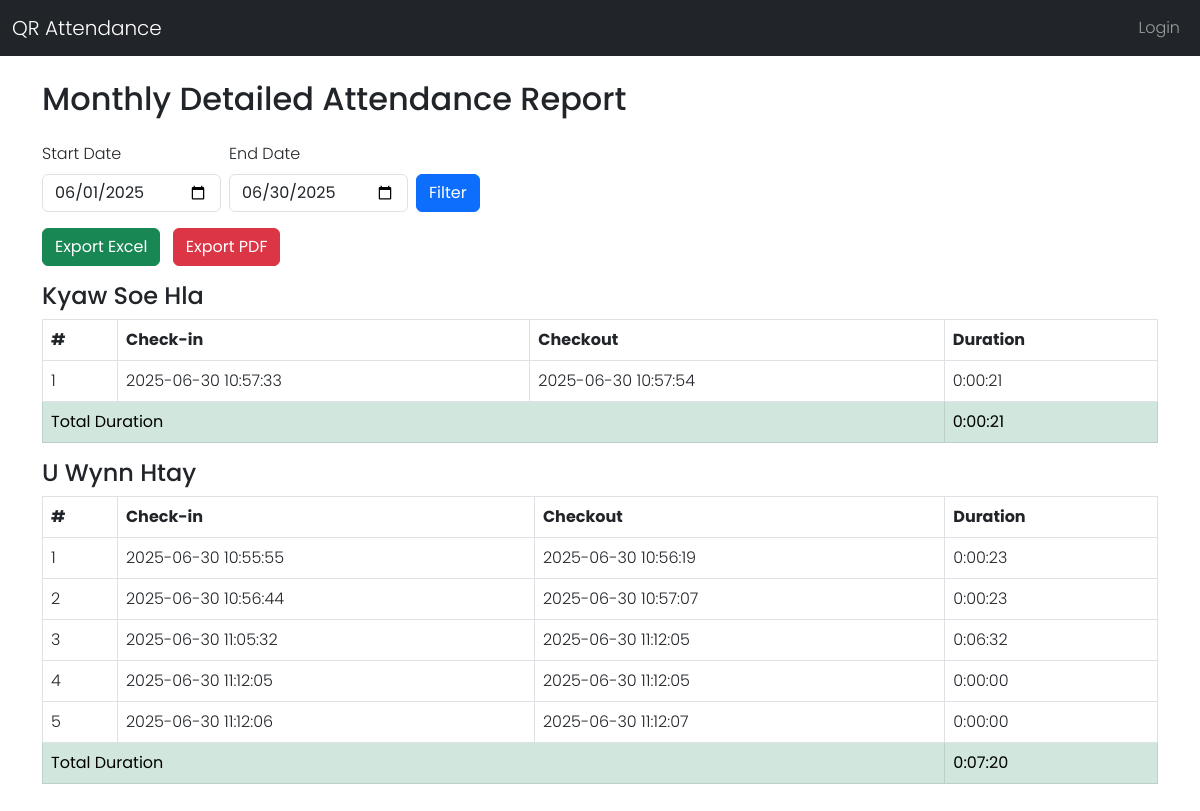
Before: /monthly-detailed-report/ with the older database file.
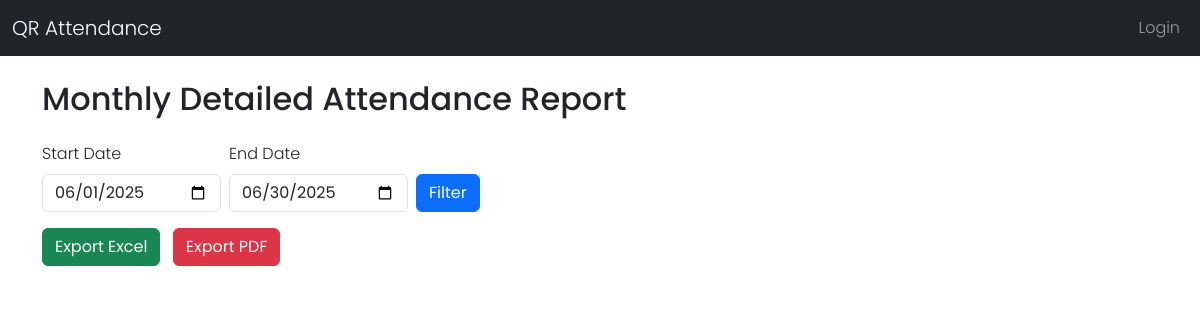
After: the same page with the newer database file.
### attendance/models.py (models this page shows, shortened)
class PersonProfile(models.Model):
    user = models.ForeignKey(User, on_delete=models.CASCADE)
    name = models.CharField(max_length=100)
    reg_no = models.CharField(max_length=50, unique=True)
    created_at = models.DateTimeField(auto_now_add=True)

class Attendance(models.Model):
    person = models.ForeignKey(PersonProfile, on_delete=models.CASCADE)
    date = models.DateField(auto_now_add=True,blank=True, null=True)
    timestamp = models.DateTimeField(auto_now_add=True)
    action = models.CharField(max_length=10, choices=[('in', 'Check-in'), ('out', 'Check-out')])

### attendance/views.py (the view)
# urls.py: path("monthly-detailed-report/", views.monthly_person_detailed_report, name="monthly_detailed_report"),
def monthly_person_detailed_report(request):
    today = timezone.now().date()
    first_day_of_month = today.replace(day=1)
    last_day_of_month = (first_day_of_month + timedelta(days=32)).replace(day=1) - timedelta(days=1)
    start_str = request.GET.get("start_date")
    end_str = request.GET.get("end_date")
    if start_str and end_str:
        try:
            start_date = parser.parse(start_str).date()
            end_date = parser.parse(end_str).date()
        except ValueError:
            start_date = first_day_of_month
            end_date = last_day_of_month
    else:
        start_date = first_day_of_month
        end_date = last_day_of_month
    records = Attendance.objects.filter(
        date__range=(start_date, end_date)
    ).select_related("person").order_by("person_id", "timestamp")
    grouped = defaultdict(list)
    for r in records:
        grouped[r.person].append(r)
    report = []
    for person, recs in grouped.items():
        recs = sorted(recs, key=lambda r: r.timestamp)
        pending_checkins = deque()
        detailed_rows = []
        total_duration = timedelta(0)
        for r in recs:
            if r.action == "in":
                pending_checkins.append(r.timestamp)
            elif r.action == "out":
                if pending_checkins:
                    checkin_time = pending_checkins.popleft()
                    duration = r.timestamp - checkin_time
                    total_duration += duration
                    detailed_rows.append({
                        "checkin": checkin_time,
                        "checkout": r.timestamp,
                        "duration": format_duration(duration)
                    })
        report.append({
            "person": person,
            "rows": detailed_rows,
            "total_duration": format_duration(total_duration),
            "count": len(detailed_rows)
        })
    return render(request, "attendance/monthly_detailed_report.html", {
        "report": report,
        "start_date": start_date,
        "end_date": end_date
    })

### attendance/views.py (called while the page is built)
def format_duration(td):
    if not td:
        return None
    total_seconds = int(td.total_seconds())  # ဒသမမပါစေ
    hours = total_seconds // 3600
    minutes = (total_seconds % 3600) // 60
    seconds = total_seconds % 60
    return f"{hours}:{minutes:02}:{seconds:02}"

### templates/attendance/monthly_detailed_report.html (shortened to what this page needs)
{% extends "attendance/base.html" %}
{% block content %}
<h2 class="mb-4">Monthly Detailed Attendance Report</h2>
<form method="get" class="row g-2 mb-3">
  <div class="col-auto">
    <label class="form-label">Start Date</label>
    <input type="date" name="start_date" value="{{ start_date|date:'Y-m-d' }}" class="form-control">
  </div>
  <div class="col-auto">
    <label class="form-label">End Date</label>
    <input type="date" name="end_date" value="{{ end_date|date:'Y-m-d' }}" class="form-control">
  </div>
  <div class="col-auto align-self-end">
    <button type="submit" class="btn btn-primary">Filter</button>
  </div>
</form>
<div class="mb-3">
  <a href="{% url 'export_monthly_detailed_excel' %}?start_date={{ start_date }}&end_date={{ end_date }}" class="btn btn-success me-2">
    Export Excel
  </a>
  <a href="{% url 'export_monthly_detailed_pdf' %}?start_date={{ start_date }}&end_date={{ end_date }}" class="btn btn-danger">
    Export PDF
  </a>
</div>
{% for entry in report %}
<h4>{{ entry.person.name }}</h4>
<table class="table table-bordered">
  <thead>
    <tr>
      <th>#</th>
      <th>Check-in</th>
      <th>Checkout</th>
      <th>Duration</th>
    </tr>
  </thead>
  <tbody>
    {% for row in entry.rows %}
    <tr>
      <td>{{ forloop.counter }}</td>
      <td>{{ row.checkin|date:"Y-m-d H:i:s" }}</td>
      <td>{{ row.checkout|date:"Y-m-d H:i:s" }}</td>
      <td>{{ row.duration }}</td>
    </tr>
    {% empty %}
    <tr>
      <td colspan="4">No records.</td>
    </tr>
    {% endfor %}
    <tr class="table-success">
      <td colspan="3"><strong>Total Duration</strong></td>
      <td><strong>{{ entry.total_duration }}</strong></td>
    </tr>
  </tbody>
</table>
{% endfor %}
{% endblock %}

Changed rows visible on the page:
no longer on this page (row unchanged): PersonProfile: person.name "Kyaw Soe Hla", duration "0:00:21", total_duration "0:00:21"
removed Attendance: checkin "2025-06-30 10:57:33"
removed Attendance: checkout "2025-06-30 10:57:54"
no longer on this page (row unchanged): PersonProfile: person.name "U Wynn Htay", duration "0:00:23" "0:00:23" "0:06:32" "0:00:00" "0:00:00", total_duration "0:07:20"
removed Attendance: checkin "2025-06-30 10:55:55"
removed Attendance: checkout "2025-06-30 10:56:19"
removed Attendance: checkin "2025-06-30 10:56:44"
removed Attendance: checkout "2025-06-30 10:57:07"
removed Attendance: checkin "2025-06-30 11:05:32"
removed Attendance: checkout "2025-06-30 11:12:05"
removed Attendance: checkin "2025-06-30 11:12:05"
removed Attendance: checkout "2025-06-30 11:12:05"
removed Attendance: checkin "2025-06-30 11:12:06"
removed Attendance: checkout "2025-06-30 11:12:07"
